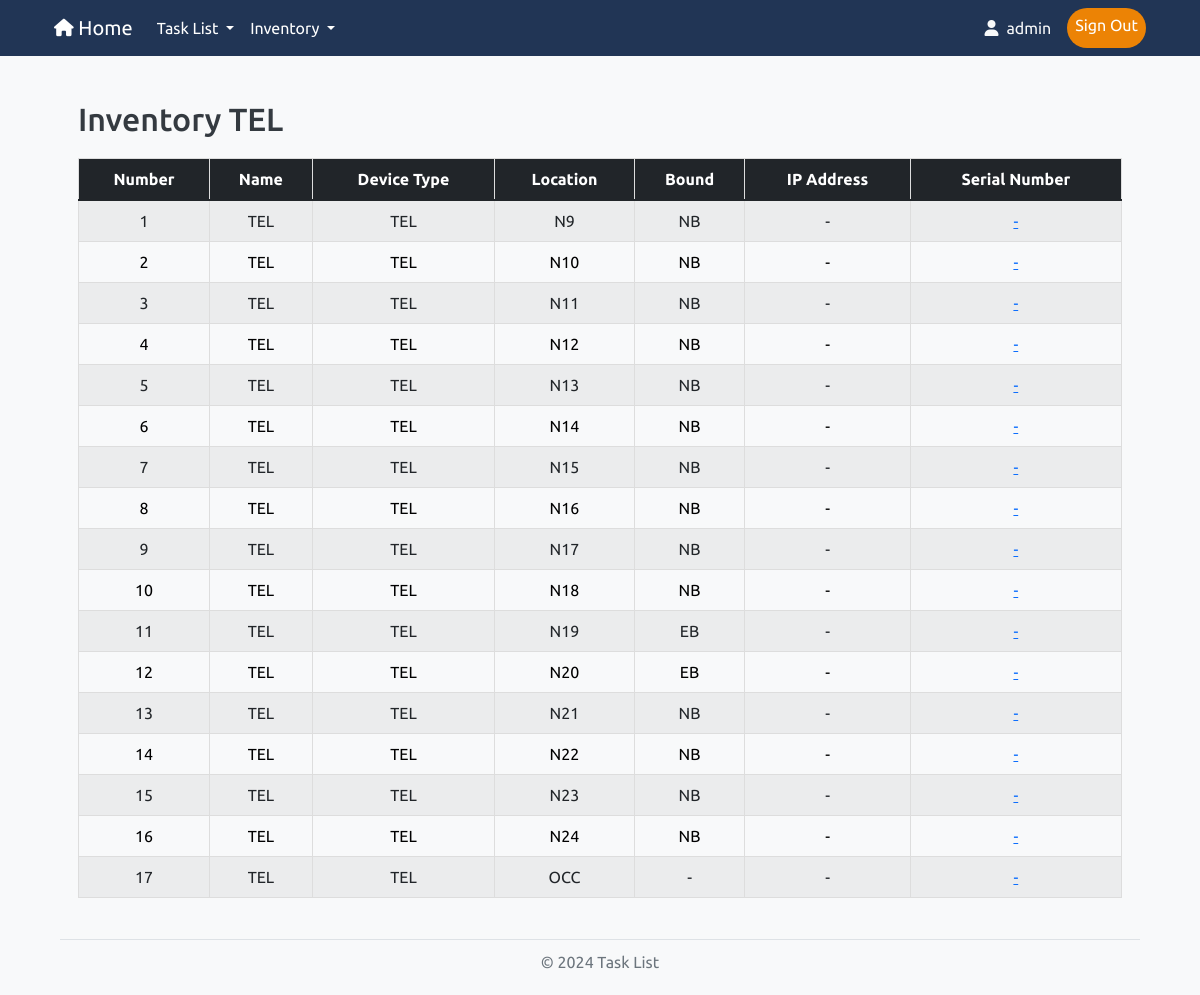
The app's page /inventory/tel (signed in) with its own data.
### models.py (models this page shows, shortened)
class User(UserMixin, db.Model):
    id = db.Column(db.Integer, primary_key=True)
    username = db.Column(db.String(50), unique=True, nullable=False)
    password = db.Column(db.String(255), nullable=False)
    role = db.Column(db.String(20), nullable=False)

class DeviceName(db.Model):
    id = db.Column(db.Integer, primary_key=True)
    name = db.Column(db.String(100), nullable=False)
    device_type_id = db.Column(db.Integer, db.ForeignKey('device_type.id'), nullable=False)
    location_id = db.Column(db.Integer, db.ForeignKey('location.id'), nullable=False)
    device_type = db.relationship('DeviceType', backref=db.backref('device_names', lazy=True))
    location = db.relationship('Location', backref=db.backref('device_names', lazy=True))
    bound = db.Column(db.String(100), nullable=True)
    inandout = db.Column(db.String(100), nullable=True)
    serial_number = db.Column(db.String(100), nullable=True)
    ip_address = db.Column(db.String(45), nullable=True)
    mac_address = db.Column(db.String(17), nullable=True)
    channel = db.Column(db.String(50), nullable=True)
    device_role = db.Column(db.String(50), nullable=True)
    force_data = db.Column(db.String(50), nullable=True)
    vac_white = db.Column(db.String(50), nullable=True)
    current_white = db.Column(db.String(50), nullable=True)
    vac_red = db.Column(db.String(50), nullable=True)
    current_red = db.Column(db.String(50), nullable=True)
    vac_yellow = db.Column(db.String(50), nullable=True)
    current_yellow = db.Column(db.String(50), nullable=True)
    f1_f2 = db.Column(db.String(50), nullable=True)
    red_module = db.Column(db.String(50), nullable=True)
    white_module = db.Column(db.String(50), nullable=True)
    yellow_module = db.Column(db.String(50), nullable=True)

class DeviceType(db.Model):
    id = db.Column(db.Integer, primary_key=True)
    name = db.Column(db.String(50), nullable=False)
    line_id = db.Column(db.Integer, db.ForeignKey('line.id'), nullable=False)
    line = db.relationship('Line', backref=db.backref('device_types', lazy=True))

class Location(db.Model):
    id = db.Column(db.Integer, primary_key=True)
    name = db.Column(db.String(50), nullable=False)
    line_id = db.Column(db.Integer, db.ForeignKey('line.id'), nullable=False)
    line = db.relationship('Line', backref=db.backref('locations', lazy=True))

### routes.py (the view)
    @app.route('/inventory/tel', endpoint='inventory_tel')
    @login_required
    def inventory_tel():
        devices = DeviceName.query.join(DeviceType).filter(DeviceType.name == 'TEL').all()
        return render_template("inventory_tel.html", devices=devices)

### app.py (called while the page is built)
@login_manager.user_loader
def load_user(user_id):      # โหลดผู้ใช้จากฐานข้อมูลตาม user_id
    return User.query.get(int(user_id))

### templates/inventory_tel.html (shortened to what this page needs)
{% import "bootstrap/wtf.html" as wtf %}
{% extends "layout.html" %}
{% block content %}
<!DOCTYPE html>
<html lang="en">
<head>
    <link rel="stylesheet" href="https://cdn.jsdelivr.net/npm/bootstrap@5.1.3/dist/css/bootstrap.min.css">
    <link rel="stylesheet" href="https://cdn.jsdelivr.net/npm/bootstrap-table/dist/bootstrap-table.min.css">
    <link rel="stylesheet" href="{{ url_for('static', filename='/style.css') }}">
</head>
<body>
<div class="container">
    <br>
    <h2>Inventory TEL</h2>
    {% if devices %}
    <table data-toggle="table"
           data-search="true"
           data-pagination="true"
           data-page-list="[20, 50, 100, 150, all]"
           data-page-size="20"
           class="table table-striped table-hover">
        <thead class="table-dark">
            <tr>
                <th data-sortable="true" data-field="number">Number</th>
                <th data-sortable="true" data-field="name">Name</th>
                <th data-sortable="true" data-field="device_type">Device Type</th>
                <th data-sortable="true" data-field="location_name">Location</th>
                <th data-sortable="true" data-field="bound">Bound</th>
                <th data-sortable="true" data-field="ip_address">IP Address</th>
                <th data-sortable="true" data-field="serial_number">Serial Number</th>
            </tr>
        </thead>
        <tbody>
            {% for device in devices %}
            <tr>
                <td>{{ loop.index }}</td>
                <td>{{ device.name }}</td>
                <td>{{ device.device_type.name if device.device_type else '-' }}</td>
                <td>{{ device.location.name if device.location else '-' }}</td>
                <td>{{ device.bound or ('-') }}</td>
                <td>{{ device.ip_address or ('-') }}</td>
                <td>
                    <a href="{{ url_for('edit_serial_number', device_id=device.id, ref=request.url) }}">
                        {{ device.serial_number or ('-') }}
                    </a>
                </td>
            </tr>
            {% endfor %}
        </tbody>
    </table>
    {% endif %}
</div>
</body>
</html>
{% endblock %}

### templates/layout.html (shortened to what this page needs)
<!DOCTYPE html>
<html lang="en">
<head>
    <link href="https://cdn.jsdelivr.net/npm/bootstrap@5.3.3/dist/css/bootstrap.min.css" rel="stylesheet">
    <link rel="stylesheet" href="https://cdnjs.cloudflare.com/ajax/libs/font-awesome/6.0.0-beta3/css/all.min.css">
    <link rel="stylesheet" href="{{ url_for('static', filename='/style.css') }}">
	<link href="https://unpkg.com/boxicons@latest/css/boxicons.min.css" rel="stylesheet">
</head>
<body>
	<nav class="navbar navbar-expand-lg navbar-dark sticky-top" id="custom-navbar">
		<div class="container">
			<a class="navbar-brand" href="/"><i class="fa-solid fa-house fa-sm"></i> Home</a>
			<div class="collapse navbar-collapse" id="navbarNav">
				<ul class="navbar-nav me-auto">
					<li class="nav-item dropdown">
						<a class="nav-link dropdown-toggle" href="/" id="navbarDropdown" role="button" data-bs-toggle="dropdown" aria-expanded="false">
							Task List
						</a>
					</li>
					<li class="nav-item dropdown">
						<a class="nav-link dropdown-toggle" href="/" id="navbarDropdown" role="button" data-bs-toggle="dropdown" aria-expanded="false">
							Inventory
						</a>
					</li>
				</ul>
				<ul class="navbar-nav ms-auto">
					{% if current_user.is_authenticated %}
						<span class="navbar-text text-light me-3 navbar-text"><i class="fa-solid fa-user"></i> {{ current_user.username }}</span>
						<a class="nav-link custom-login-btn" href="{{ url_for('logout') }}">Sign Out</a>
					{% else %}
						<a class="nav-link custom-login-btn" href="{{ url_for('login') }}">Sign In</a>
					{% endif %}
				</ul>
			</div>
		</div>
	</nav>
	<main class="container">
		{% block content %}
		{% endblock %}
	</main>
	<footer>
		<div class="footer-line"></div>
		<p class="footer-text">© 2024 Task List</p>
	</footer>
</body>
</html>

### static/style.css (style rules this page uses)
body { font-family: 'Ubuntu', sans-serif; background-color: #f8f9fa; color: #343a40; margin: 0; padding: 0; }
#custom-navbar { background-color: #213555; }
#custom-navbar .nav-link { color: #ffffff; }
main { flex: 1; padding: 20px; }
footer { padding: 5px 0; }
.footer-line { border-top: 1px solid #dee2e6; width: 90%; margin: 0 auto; }
.footer-text { text-align: center; margin-top: 10px; color: #6c757d; }
.navbar-text { display: flex; align-items: center; }
.navbar-text i { margin-right: 8px; }
.custom-login-btn { background-color: #EC8305; color: #FFFAEC; border: none; padding: 5px 20px; border-radius: 1.25rem; text-align: center; text-decoration: none; display: inline-block; font-size: 16px; }
table { width: 100%; margin: 20px auto; max-width: 100%; border-collapse: collapse; }
th, td { border: 1px solid #ddd; padding: 8px; text-align: center; }
th { background-color: #f4f4f4; }

### records on screen
User: username "admin"
DeviceName: name "TEL", device_type "TEL", location "N9", bound "NB", ip_address "-", serial_number "-"
DeviceName: name "TEL", device_type "TEL", location "N10", bound "NB", ip_address "-", serial_number "-"
DeviceName: name "TEL", device_type "TEL", location "N11", bound "NB", ip_address "-", serial_number "-"
DeviceName: name "TEL", device_type "TEL", location "N12", bound "NB", ip_address "-", serial_number "-"
DeviceName: name "TEL", device_type "TEL", location "N13", bound "NB", ip_address "-", serial_number "-"
DeviceName: name "TEL", device_type "TEL", location "N14", bound "NB", ip_address "-", serial_number "-"
DeviceName: name "TEL", device_type "TEL", location "N15", bound "NB", ip_address "-", serial_number "-"
DeviceName: name "TEL", device_type "TEL", location "N16", bound "NB", ip_address "-", serial_number "-"
DeviceName: name "TEL", device_type "TEL", location "N17", bound "NB", ip_address "-", serial_number "-"
DeviceName: name "TEL", device_type "TEL", location "N18", bound "NB", ip_address "-", serial_number "-"
DeviceName: name "TEL", device_type "TEL", location "N19", bound "EB", ip_address "-", serial_number "-"
DeviceName: name "TEL", device_type "TEL", location "N20", bound "EB", ip_address "-", serial_number "-"
DeviceName: name "TEL", device_type "TEL", location "N21", bound "NB", ip_address "-", serial_number "-"
DeviceName: name "TEL", device_type "TEL", location "N22", bound "NB", ip_address "-", serial_number "-"
DeviceName: name "TEL", device_type "TEL", location "N23", bound "NB", ip_address "-", serial_number "-"
DeviceName: name "TEL", device_type "TEL", location "N24", bound "NB", ip_address "-", serial_number "-"
DeviceName: name "TEL", device_type "TEL", location "OCC", bound "-", ip_address "-", serial_number "-"
